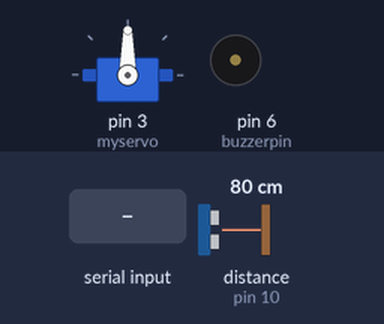
Recording of a sketch running on a simulated Arduino Uno, built with avr-gcc and run on an emulated ATmega328P. Parts: servo, buzzer (waves = sounding, pin HIGH). Inputs (shaded band) come from the test bench; at power-on: distance to the obstacle (sensor on pin 10) 80 cm. The echo pulse lasts 58.3 µs per cm; pins used as bus, display or sensor lines are not drawn; what the sketch prints to the serial monitor is not drawn.

Above: at 1.0 s.
1.1 s: "1" received over Serial
At 1.96 s:
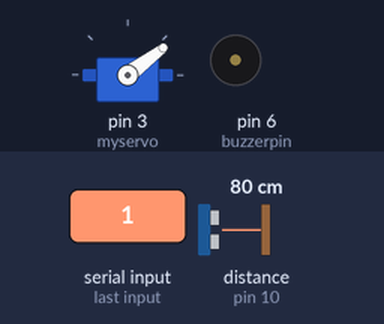
4.1 s: distance to the obstacle (sensor on pin 10) set to 2 cm
At 4.39 s:
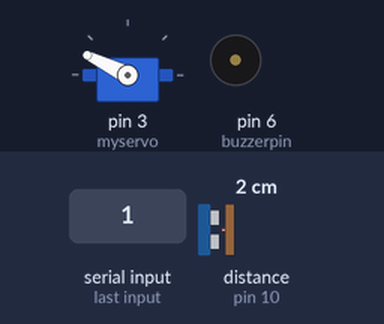
7.1 s: "0" received over Serial
10.1 s: distance to the obstacle (sensor on pin 10) set to 35 cm
At 10.27 s:
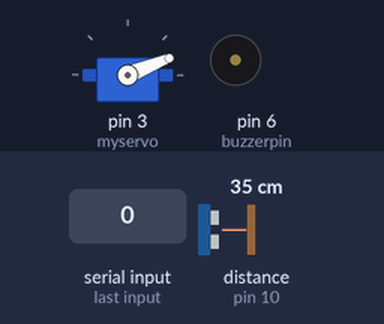
13.1 s: distance to the obstacle (sensor on pin 10) set to 4 cm
At 14.35 s:
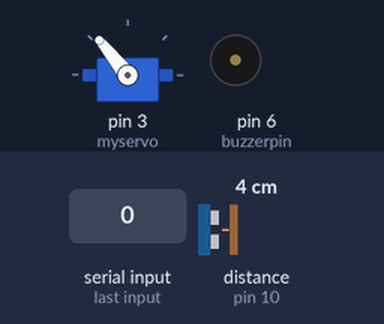
16.1 s: "2" received over Serial
Timing chart, 0 to 20.1 s (numbered marks = the images above; inputs shaded):
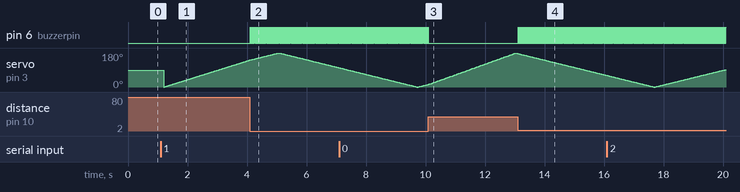

Measured:
- after the input at 4.1 s, pin 6 (buzzerpin): alternates HIGH for 0.01 s and LOW for 0.02 s, starting at once
- after the input at 10.1 s, pin 6 (buzzerpin): stops changing and stays LOW
- after the input at 13.1 s, pin 6 (buzzerpin): alternates HIGH for 0.01 s and LOW for 0.02 s, starting at once

The sketch:

Arduino_Radar.ino
```cpp
#include <Servo.h>
Servo myservo;  // create servo object to control a servo
                // twelve servo objects can be created on most boards

int pos = 0;    // variable to store the servo position
int buzzerpin=6;
int trig=7;
int echo=10;
int inbyte = 0;         // incoming serial byte
float distance;
void setup()
{
  myservo.attach(3);  // attaches the servo on pin 3 to the servo object
pinMode(trig,OUTPUT);
pinMode(echo,INPUT);
pinMode(buzzerpin,OUTPUT);
Serial.begin(9600);
 establishContact();  // send a byte to establish contact until receiver responds
}

void loop()
{
  if(Serial.available()>0)
  {
    inbyte=Serial.read();

  for(pos = 0; pos <= 180; pos ++) // goes from 0 degrees to 180 degrees
  {                                  // in steps of 1 degree
    myservo.write(pos);              // tell servo to go to position in variable 'pos'
    delay(15);   // waits 15ms for the servo to reach the position
    ultrasonic_Sensor();
    buzzer();
   }
  for(pos = 180; pos>=0; pos--)     // goes from 180 degrees to 0 degrees
  {
    myservo.write(pos);              // tell servo to go to position in variable 'pos'
    delay(15);                       // waits 15ms for the servo to reach the position
    ultrasonic_Sensor();
    buzzer();
  }
}
}
void ultrasonic_Sensor()
{
digitalWrite(trig, LOW);
delayMicroseconds(2);
digitalWrite(trig,HIGH);
delayMicroseconds(20);
digitalWrite(trig,LOW);
distance=pulseIn(echo,HIGH)*0.034/2;//in cm
}
void buzzer()
{
  if(distance<=20)
  {
    Serial.write(int(distance));
    Serial.write(pos);
    digitalWrite(buzzerpin,HIGH);
    delay(10);
    digitalWrite(buzzerpin,LOW);
  }
  }

    void establishContact() {
  while (Serial.available() <= 0) {
    Serial.print('A');   // send a capital A
    delay(300);
  }
}
```
